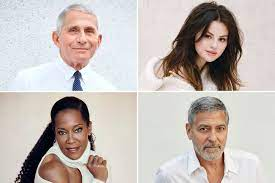
#> input picture people.jpg, 275 x 183 px
$ python 'Face deduction.py'
#> lines starting #> are read from the running program, lines starting #| are printed output that depends on the picture; after the words box and inside, x2 and y2 are one past the last pixel; in counts of white or black regions, pixels touching at a corner belong together
import cv2

# Create a CascadeClassifier Object
face_cascade = cv2.CascadeClassifier(cv2.data.haarcascades + "haarcascade_frontalface_default.xml")

# Reading the image as it is
img = cv2.imread("people.jpg")
#> img is the input picture: shape (183, 275, 3); mean B, G, R 183.5, 187.8, 197.1

# Reading the image as gray scale image
gray_img = cv2.cvtColor(img, cv2.COLOR_BGR2GRAY)
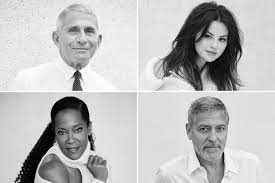
#> gray_img: shape (183, 275); min 0, max 255, mean 190.1

# Search the co-ordinates of image
faces = face_cascade.detectMultiScale(gray_img, scaleFactor = 1.05, minNeighbors=5)
#> faces = [[197, 25, 36, 36], [49, 114, 43, 43], [186, 108, 52, 52], [55, 10, 52, 52]]

for x, y, w, h in faces :
    img = cv2.rectangle(img, (x, y), (x+w, y+h), (0, 255, 0), 3)
#> this loop made 4 passes
#> pass 1, `img = cv2.rectangle(img, (x, y), (x+w, y+h), (0, 255, 0), 3)`:
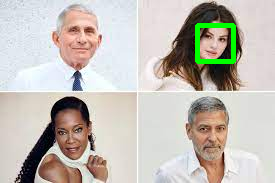
#> img: shape (183, 275, 3); 1.41% of pixels changed, all inside (x1, y1, x2, y2) = (195, 23, 236, 64)
#> pass 2, `img = cv2.rectangle(img, (x, y), (x+w, y+h), (0, 255, 0), 3)`:
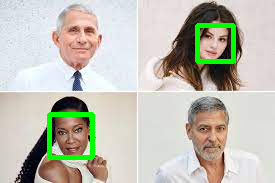
#> img: shape (183, 275, 3); 1.69% of pixels changed, all inside (x1, y1, x2, y2) = (47, 112, 95, 160)
#> pass 3, `img = cv2.rectangle(img, (x, y), (x+w, y+h), (0, 255, 0), 3)`:
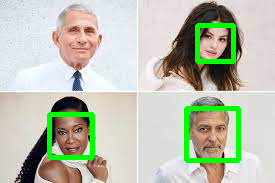
#> img: shape (183, 275, 3); 2.04% of pixels changed, all inside (x1, y1, x2, y2) = (184, 106, 241, 163)
#> after the loop:
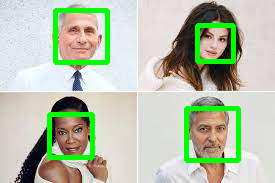
#> img: shape (183, 275, 3); 2.04% of pixels changed, all inside (x1, y1, x2, y2) = (53, 8, 110, 65)

resized = cv2.resize(img, (int(img.shape[1]/7), int(img.shape[0]/2)))
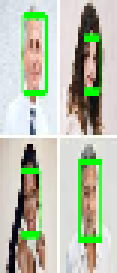
#> resized: shape (91, 39, 3) (shown 3 times larger); mean B, G, R 173.9, 193.1, 186.5

cv2.imshow("Gray", img)

cv2.waitKey(0)
